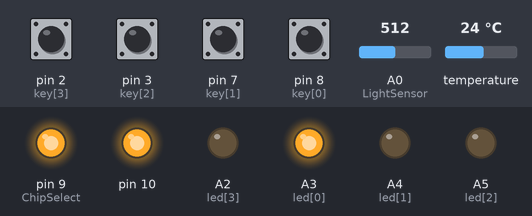
A sketch run on a simulated Arduino Uno, built with avr-gcc and run on an emulated ATmega328P. Parts: output pins drawn as LEDs (lit = HIGH). The test bench sets the inputs (shaded band); at power-on: pin 2 (key[3]), pin 3 (key[2]), pin 7 (key[1]), pin 8 (key[0]) LOW, A0 (LightSensor) = 512, temperature 24 °C. Pins used as bus, display or sensor lines are not drawn.

Above: at 9.2 s.
9.3 s: pin 2 (key[3]) pulled HIGH for 0.15 s
At 10.5 s:
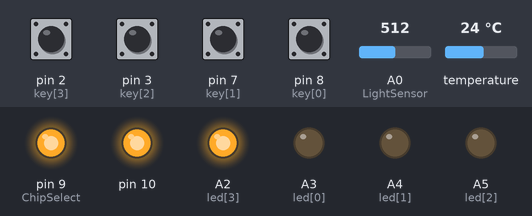
10.9 s: pin 3 (key[2]) pulled HIGH for 0.15 s
At 12.1 s:
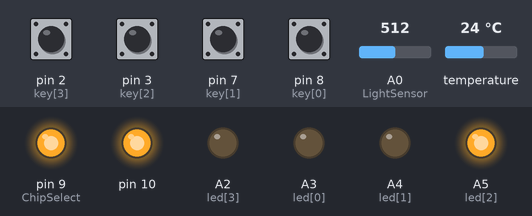
12.5 s: pin 7 (key[1]) pulled HIGH for 0.15 s
At 13.0 s:
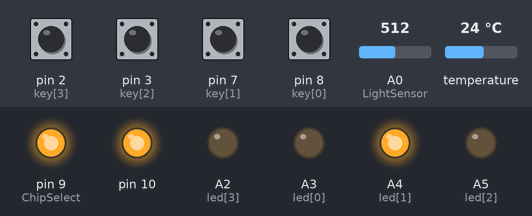
14.1 s: pin 2 (key[3]) pulled HIGH for 1 s
At 14.8 s:
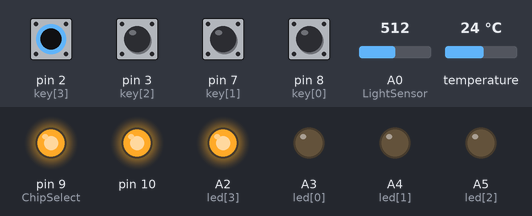
16.6 s: pin 3 (key[2]) pulled HIGH for 1 s
At 17.7 s:
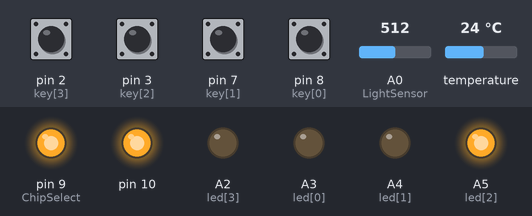
Timing chart, 0 to 19.6 s (numbered marks = the images above; inputs shaded):
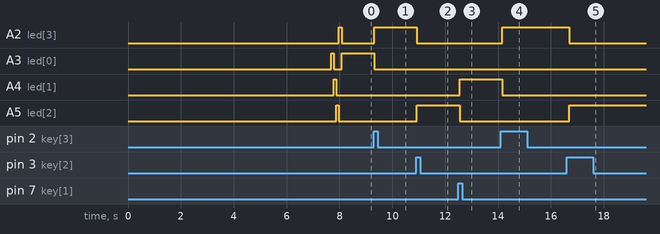

Measured:
- after the input at 9.3 s, A2 (led[3]): LOW → HIGH at once; A3 (led[0]): HIGH → LOW at once
- after the input at 10.9 s, A2 (led[3]): HIGH → LOW at once; A5 (led[2]): LOW → HIGH at once
- after the input at 12.5 s, A4 (led[1]): LOW → HIGH after 0.05 s; A5 (led[2]): HIGH → LOW after 0.05 s
- after the input at 14.1 s, A2 (led[3]): LOW → HIGH after 0.07 s; A4 (led[1]): HIGH → LOW after 0.07 s
- after the input at 16.6 s, A2 (led[3]): HIGH → LOW after 0.09 s; A5 (led[2]): LOW → HIGH after 0.09 s

The sketch:

FW.ino
```cpp
#include <OneWire.h>
#include <SPI.h>
//#include <EEPROM.h>

#define LightSensor A0
#define ChipSelect 9

#define LightLow 80
#define LightHigh 450

// 28 FF F3 8B 31 18 1 5C  - On Board
// 28 FF 4C 0 33 18 2 9C
// 28 FF BA 3D 33 18 2 73
// 28 FF 77 5A 33 18 1 49
const byte Hello[18] PROGMEM = {0x0F, 0x0F, 0x0F, 0x0C, 0x0B, 0x0D, 0x0D, 0x00, 0x0F, 0x0F, 0x0F,
                                0x4E, 0x77, 0x37, 0x4F, 0x00, 0x00, 0x00
                               };

const byte ALLaddr[32] PROGMEM = {0x28, 0xFF, 0xF3, 0x8B, 0x31, 0x18, 0x01, 0x5C,
                                  0x28, 0xFF, 0x4C, 0x00, 0x33, 0x18, 0x02, 0x9C,
                                  0x28, 0xFF, 0xBA, 0x3D, 0x33, 0x18, 0x02, 0x73,
                                  0x28, 0xFF, 0x77, 0x5A, 0x33, 0x18, 0x01, 0x49
                                 };

byte Brightness, Brightness1, OldBrightness;
byte disp[4] = {0x0F, 0x0F, 0x0F, 0x0F};
byte OLDdisp[4] = {0x00, 0x80, 0x0F, 0x0F};
const byte key[4] = {8, 7, 3, 2};
const byte led[4] = {A3, A4, A5, A2};
byte i, j, k;
byte X9 = 0xFF;
byte index = 0;
byte addr[8];
byte data[4][12];
int Temp, Light;
unsigned long TimeGetTemp = 0;
unsigned long TimeSkanKey = 0;
byte StepGetTemp = 0;
bool NewDisp = false;

OneWire  ds(10);

// ----- Инициализация
void setup() {
  Serial.begin(19200);
  pinMode(ChipSelect, OUTPUT); // Chip Select
  digitalWrite(ChipSelect, HIGH);
  pinMode(LightSensor, INPUT); // Датчик освещённости

  Show();

  for (i = 0; i < 4; i++) {
    pinMode(led[i], OUTPUT);
    digitalWrite(led[i], HIGH);
    pinMode(key[i], INPUT);
    delay(100);
    digitalWrite(led[i], LOW);
  }
}
// ----- Конец инициализации


// ----- Главный цикл
void loop() {
  GetTemp();
  SkanKey();
  Display();
}
// ----- Конец главного цикла

void GetTemp() {
  if (TimeGetTemp < millis()) {
    switch (StepGetTemp) {
      case 0:
        for (i = 0; i < 4; i++) {
          for (j = 0; j < 8; j++) {
            addr[j] = pgm_read_byte_near(ALLaddr + i * 8 + j);
          }
          ds.reset();
          ds.select(addr);
          ds.write(0x44, 1);
        }
        StepGetTemp = 10;
        TimeGetTemp = millis() + 1000;
        break;
      case 10:
        for (j = 0; j < 4; j++) {
          for (i = 0; i < 8 ; i++) addr[i] = pgm_read_byte_near(ALLaddr + j * 8 + i);
          ds.reset();
          ds.select(addr);
          ds.write(0xBE);
          for ( i = 0; i < 9; i++) data[j][i] = ds.read();
        }
        StepGetTemp = 0;
        TimeGetTemp = millis() + 30000;
        break;
    }
  }
}

void SkanKey() {
  if (TimeSkanKey < millis()) {

    Light = analogRead(LightSensor);
    Brightness = map(constrain((Light), LightLow, LightHigh), LightLow, LightHigh, 3, 15);
    Brightness1 = map(constrain((Light + 5), LightLow, LightHigh), LightLow, LightHigh, 3, 15);
    if ( ( Brightness == Brightness1 ) && (Brightness != OldBrightness) ) {
      NewDisp = true;
      OldBrightness = Brightness;
    }

    for (i = 0; i < 4; i++) {
      if (digitalRead(key[i])) {
        if (i != index) NewDisp = true;
        index = i;
      }
    }

    if ( (OneWire::crc8(data[index], 8)) == data[index][8] ) {
      int16_t raw = (data[index][1] << 8) | data[index][0];

      Temp = ( abs(raw) / 1.6 ) + 0.5;
      for ( i = 0 ; i < 4 ; i++ ) {
        disp[i] = Temp % 10;
        Temp = Temp / 10;
      }
      disp[1] += 128; // Десятичная точка
      Temp = ( abs(raw) / 1.6 ) + 0.5;
      if (Temp < 1000) disp[3] = 0x0F;
      if (Temp < 100) disp[2] = 0x0F;
      if (raw < 0) disp[3] = 0x0A;
      X9 = 0xFF;
    }
    else {
      X9 = 0xF8;
      disp[0] = 0x00;
      disp[1] = 0x05;
      disp[2] = 0x05;
      disp[3] = 0x0B;
    }

    for (i = 0; i < 4; i++) {
      if (OLDdisp[i] != disp[i] ) {
        NewDisp = true;
        OLDdisp[i] = disp[i];
      }
    }

    TimeSkanKey = millis() + 100;
  }
}

void Display() {
  if (NewDisp) {

    SPI.beginTransaction(SPISettings(16000000, MSBFIRST, SPI_MODE0));
    SPI.begin();

    Send7219(0xFF, 0x00);
    Send7219(0x09, X9);
    Send7219(0x0A, Brightness);
    Send7219(0x0B, 0x03);
    Send7219(0x0C, 0xFF);
    for ( i = 0 ; i < 4 ; i++ ) Send7219(i + 1, disp[i]);

    SPI.end();

    for ( i = 0 ; i < 4 ; i++ )
      if ( index == i ) digitalWrite(led[i], HIGH);
      else     digitalWrite(led[i], LOW);

    NewDisp = false;
  }
}

void Send7219(byte Addr, byte Data) {
  digitalWrite(ChipSelect, LOW);
  SPI.transfer(Addr);
  SPI.transfer(Data);
  digitalWrite(ChipSelect, HIGH);
}

void Show() {
  SPI.beginTransaction(SPISettings(16000000, MSBFIRST, SPI_MODE0));
  SPI.begin();

  Send7219(0xFF, 0x00);
  Send7219(0x09, 0x00);
  Send7219(0x0A, 0x0F);
  Send7219(0x0B, 0x03);
  Send7219(0x0C, 0x00);
  for ( i = 0 ; i < 4 ; i++ ) Send7219(i + 1, 0x00);

  delay(500);

  /*  // HELLO
    for (j = 0; j < 8 ; j++ ) {
      for ( i = 0 ; i < 4 ; i++ ) Send7219(i + 1, pgm_read_byte_near(Hello + 3 - i + j) );
      delay(250);
    }
    for ( i = 0 ; i < 4 ; i++ ) Send7219(i + 1, 0x0F);
    delay(1000);
    // HELLO
  */

  // CAHE
  Send7219(0x0C, 0x0F);

  for (j = 0; j < 4 ; j++ ) {
    for ( i = 0 ; i < 4 - j ; i++ ) {
      Send7219(i + 1, pgm_read_byte_near(Hello + 11 + j) );
      for ( k = 0 ; k < i; k++ ) Send7219(k + 1, 0x00 );
      delay(120);
    }
    delay(250);
  } // Написали
  delay(1000);
  for (j = 0; j < 4 ; j++ ) {
    for ( i = 0 ; i < 4 ; i++ ) Send7219(i + 1, pgm_read_byte_near(Hello + 14 - i + j) );
    delay(120);
  } // Уехали
  Send7219(0x0C, 0x00);
  // CAHE
  delay(500);

  // 60
  Send7219(0x09, 0x0F);
  Send7219(4, 0x0F);
  Send7219(3, 0x06);
  Send7219(2, 0x00);
  Send7219(1, 0x0F);
  for ( i = 0 ; i < 3 ; i++ ) {
    Send7219(0x0C, 0x0F);
    delay(500);
    Send7219(0x0C, 0x00);
    delay(500);
  }
  //60

  SPI.end();
}
```
